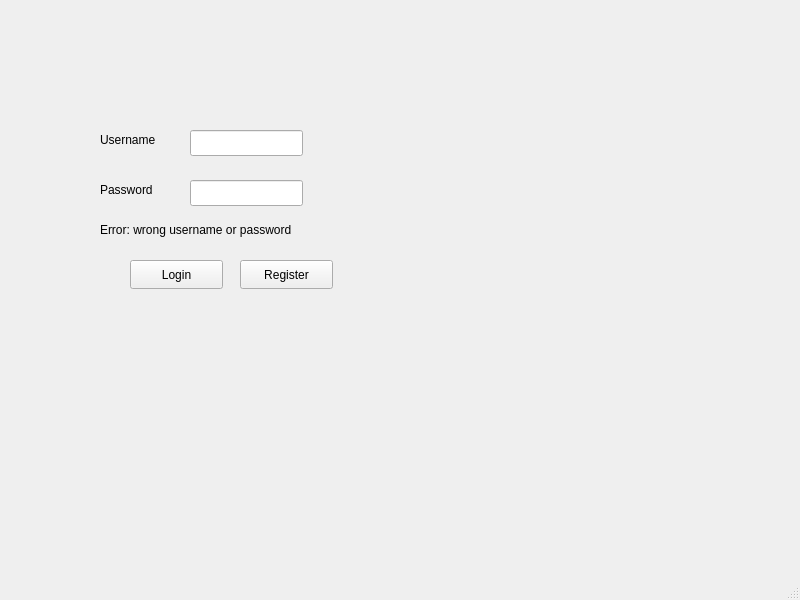
<?xml version="1.0" encoding="UTF-8"?>
<ui version="4.0">
 <class>Login</class>
 <widget class="QMainWindow" name="Login">
  <property name="geometry">
   <rect>
    <x>0</x>
    <y>0</y>
    <width>800</width>
    <height>600</height>
   </rect>
  </property>
  <property name="windowTitle">
   <string>Login</string>
  </property>
  <widget class="QWidget" name="centralwidget">
   <widget class="QLineEdit" name="lineEditUsername">
    <property name="geometry">
     <rect>
      <x>190</x>
      <y>130</y>
      <width>113</width>
      <height>26</height>
     </rect>
    </property>
   </widget>
   <widget class="QLineEdit" name="lineEditPassword">
    <property name="geometry">
     <rect>
      <x>190</x>
      <y>180</y>
      <width>113</width>
      <height>26</height>
     </rect>
    </property>
    <property name="echoMode">
     <enum>QLineEdit::Password</enum>
    </property>
   </widget>
   <widget class="QPushButton" name="pushButtonLogin">
    <property name="geometry">
     <rect>
      <x>130</x>
      <y>260</y>
      <width>93</width>
      <height>29</height>
     </rect>
    </property>
    <property name="text">
     <string>Login</string>
    </property>
   </widget>
   <widget class="QPushButton" name="pushButton_2">
    <property name="geometry">
     <rect>
      <x>240</x>
      <y>260</y>
      <width>93</width>
      <height>29</height>
     </rect>
    </property>
    <property name="text">
     <string>Register</string>
    </property>
   </widget>
   <widget class="QLabel" name="labelUserName">
    <property name="geometry">
     <rect>
      <x>100</x>
      <y>130</y>
      <width>71</width>
      <height>20</height>
     </rect>
    </property>
    <property name="text">
     <string>Username</string>
    </property>
   </widget>
   <widget class="QLabel" name="labelRegister">
    <property name="geometry">
     <rect>
      <x>100</x>
      <y>180</y>
      <width>63</width>
      <height>20</height>
     </rect>
    </property>
    <property name="text">
     <string>Password</string>
    </property>
   </widget>
   <widget class="QLabel" name="labelError">
    <property name="geometry">
     <rect>
      <x>100</x>
      <y>220</y>
      <width>241</width>
      <height>20</height>
     </rect>
    </property>
    <property name="text">
     <string>Error: wrong username or password</string>
    </property>
   </widget>
  </widget>
  <widget class="QMenuBar" name="menubar">
   <property name="geometry">
    <rect>
     <x>0</x>
     <y>0</y>
     <width>800</width>
     <height>26</height>
    </rect>
   </property>
  </widget>
  <widget class="QStatusBar" name="statusbar"/>
 </widget>
 <resources/>
 <connections/>
</ui>
